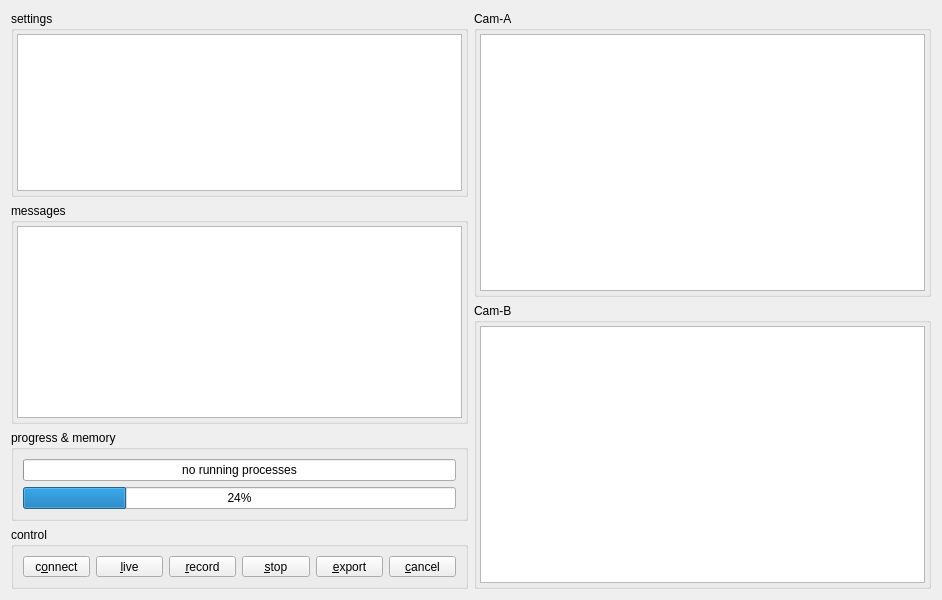
<?xml version="1.0" encoding="UTF-8"?>
<ui version="4.0">
 <class>xDCSDlg</class>
 <widget class="QDialog" name="xDCSDlg">
  <property name="geometry">
   <rect>
    <x>0</x>
    <y>0</y>
    <width>942</width>
    <height>600</height>
   </rect>
  </property>
  <property name="windowTitle">
   <string>xDCSDlg</string>
  </property>
  <layout class="QHBoxLayout" name="horizontalLayout_2">
   <item>
    <layout class="QVBoxLayout" name="verticalLayout_4">
     <item>
      <widget class="QGroupBox" name="groupBox">
       <property name="title">
        <string>settings</string>
       </property>
       <layout class="QVBoxLayout" name="verticalLayout">
        <property name="leftMargin">
         <number>3</number>
        </property>
        <property name="topMargin">
         <number>3</number>
        </property>
        <property name="rightMargin">
         <number>3</number>
        </property>
        <property name="bottomMargin">
         <number>3</number>
        </property>
        <item>
         <widget class="xVPropTable" name="pPropTable">
          <property name="alternatingRowColors">
           <bool>false</bool>
          </property>
          <property name="gridStyle">
           <enum>Qt::SolidLine</enum>
          </property>
          <property name="sortingEnabled">
           <bool>false</bool>
          </property>
          <property name="cornerButtonEnabled">
           <bool>false</bool>
          </property>
          <attribute name="horizontalHeaderMinimumSectionSize">
           <number>30</number>
          </attribute>
          <attribute name="verticalHeaderDefaultSectionSize">
           <number>25</number>
          </attribute>
         </widget>
        </item>
       </layout>
      </widget>
     </item>
     <item>
      <widget class="QGroupBox" name="groupBox_4">
       <property name="title">
        <string>messages</string>
       </property>
       <layout class="QVBoxLayout" name="verticalLayout_2">
        <property name="leftMargin">
         <number>3</number>
        </property>
        <property name="topMargin">
         <number>3</number>
        </property>
        <property name="rightMargin">
         <number>3</number>
        </property>
        <property name="bottomMargin">
         <number>3</number>
        </property>
        <item>
         <widget class="QTextBrowser" name="pMSGBrwoser">
          <property name="sizePolicy">
           <sizepolicy hsizetype="Expanding" vsizetype="MinimumExpanding">
            <horstretch>0</horstretch>
            <verstretch>0</verstretch>
           </sizepolicy>
          </property>
         </widget>
        </item>
       </layout>
      </widget>
     </item>
     <item>
      <widget class="QGroupBox" name="groupBox_2">
       <property name="title">
        <string>progress &amp;&amp; memory</string>
       </property>
       <layout class="QVBoxLayout" name="verticalLayout_3">
        <item>
         <widget class="QProgressBar" name="pProgBar">
          <property name="value">
           <number>0</number>
          </property>
          <property name="format">
           <string>no running processes</string>
          </property>
         </widget>
        </item>
        <item>
         <widget class="QProgressBar" name="pMemProgBar">
          <property name="value">
           <number>24</number>
          </property>
         </widget>
        </item>
       </layout>
      </widget>
     </item>
     <item>
      <widget class="QGroupBox" name="groupBox_3">
       <property name="title">
        <string>control</string>
       </property>
       <layout class="QHBoxLayout" name="horizontalLayout">
        <item>
         <widget class="QToolButton" name="pConnectTB">
          <property name="sizePolicy">
           <sizepolicy hsizetype="MinimumExpanding" vsizetype="Fixed">
            <horstretch>0</horstretch>
            <verstretch>0</verstretch>
           </sizepolicy>
          </property>
          <property name="text">
           <string>c&amp;onnect</string>
          </property>
          <property name="checkable">
           <bool>false</bool>
          </property>
         </widget>
        </item>
        <item>
         <widget class="QToolButton" name="pLiveTB">
          <property name="sizePolicy">
           <sizepolicy hsizetype="MinimumExpanding" vsizetype="Fixed">
            <horstretch>0</horstretch>
            <verstretch>0</verstretch>
           </sizepolicy>
          </property>
          <property name="text">
           <string>&amp;live</string>
          </property>
          <property name="checkable">
           <bool>true</bool>
          </property>
         </widget>
        </item>
        <item>
         <widget class="QToolButton" name="pRecordTB">
          <property name="enabled">
           <bool>true</bool>
          </property>
          <property name="sizePolicy">
           <sizepolicy hsizetype="MinimumExpanding" vsizetype="Fixed">
            <horstretch>0</horstretch>
            <verstretch>0</verstretch>
           </sizepolicy>
          </property>
          <property name="text">
           <string>&amp;record</string>
          </property>
         </widget>
        </item>
        <item>
         <widget class="QToolButton" name="pStopTB">
          <property name="enabled">
           <bool>true</bool>
          </property>
          <property name="sizePolicy">
           <sizepolicy hsizetype="MinimumExpanding" vsizetype="Fixed">
            <horstretch>0</horstretch>
            <verstretch>0</verstretch>
           </sizepolicy>
          </property>
          <property name="text">
           <string>&amp;stop</string>
          </property>
         </widget>
        </item>
        <item>
         <widget class="QToolButton" name="pExportTB">
          <property name="sizePolicy">
           <sizepolicy hsizetype="MinimumExpanding" vsizetype="Fixed">
            <horstretch>0</horstretch>
            <verstretch>0</verstretch>
           </sizepolicy>
          </property>
          <property name="text">
           <string>&amp;export</string>
          </property>
         </widget>
        </item>
        <item>
         <widget class="QToolButton" name="pCancelTB">
          <property name="sizePolicy">
           <sizepolicy hsizetype="MinimumExpanding" vsizetype="Fixed">
            <horstretch>0</horstretch>
            <verstretch>0</verstretch>
           </sizepolicy>
          </property>
          <property name="text">
           <string>&amp;cancel</string>
          </property>
         </widget>
        </item>
       </layout>
      </widget>
     </item>
    </layout>
   </item>
   <item>
    <layout class="QVBoxLayout" name="verticalLayout_7">
     <item>
      <widget class="QGroupBox" name="groupBox_5">
       <property name="title">
        <string>Cam-A</string>
       </property>
       <layout class="QVBoxLayout" name="verticalLayout_5">
        <property name="leftMargin">
         <number>3</number>
        </property>
        <property name="topMargin">
         <number>3</number>
        </property>
        <property name="rightMargin">
         <number>3</number>
        </property>
        <property name="bottomMargin">
         <number>3</number>
        </property>
        <item>
         <widget class="QGraphicsView" name="pCamAGV"/>
        </item>
       </layout>
      </widget>
     </item>
     <item>
      <widget class="QGroupBox" name="groupBox_6">
       <property name="title">
        <string>Cam-B</string>
       </property>
       <layout class="QVBoxLayout" name="verticalLayout_6">
        <property name="leftMargin">
         <number>3</number>
        </property>
        <property name="topMargin">
         <number>3</number>
        </property>
        <property name="rightMargin">
         <number>3</number>
        </property>
        <property name="bottomMargin">
         <number>3</number>
        </property>
        <item>
         <widget class="QGraphicsView" name="pCamBGV"/>
        </item>
       </layout>
      </widget>
     </item>
    </layout>
   </item>
  </layout>
 </widget>
 <customwidgets>
  <customwidget>
   <class>xVPropTable</class>
   <extends>QTableWidget</extends>
   <header>xvproptable.h</header>
  </customwidget>
 </customwidgets>
 <resources/>
 <connections>
  <connection>
   <sender>pLiveTB</sender>
   <signal>toggled(bool)</signal>
   <receiver>pRecordTB</receiver>
   <slot>setDisabled(bool)</slot>
   <hints>
    <hint type="sourcelabel">
     <x>150</x>
     <y>568</y>
    </hint>
    <hint type="destinationlabel">
     <x>233</x>
     <y>569</y>
    </hint>
   </hints>
  </connection>
  <connection>
   <sender>pLiveTB</sender>
   <signal>toggled(bool)</signal>
   <receiver>pStopTB</receiver>
   <slot>setDisabled(bool)</slot>
   <hints>
    <hint type="sourcelabel">
     <x>147</x>
     <y>560</y>
    </hint>
    <hint type="destinationlabel">
     <x>350</x>
     <y>571</y>
    </hint>
   </hints>
  </connection>
  <connection>
   <sender>pCancelTB</sender>
   <signal>clicked()</signal>
   <receiver>xDCSDlg</receiver>
   <slot>accept()</slot>
   <hints>
    <hint type="sourcelabel">
     <x>422</x>
     <y>561</y>
    </hint>
    <hint type="destinationlabel">
     <x>464</x>
     <y>523</y>
    </hint>
   </hints>
  </connection>
 </connections>
</ui>
